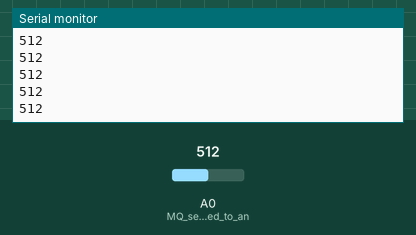
Bench run of a sketch on a simulated Arduino Uno, built with avr-gcc and run on an emulated ATmega328P. Shown: the last lines printed to the serial monitor. The inputs (shaded band) are chosen by the test bench; at power-on: A0 (MQ_sensor_connected_to_an) = 512.

Above: at 1.2 s.
1.3 s: A0 (MQ_sensor_connected_to_an) set to 716
At 1.56 s:
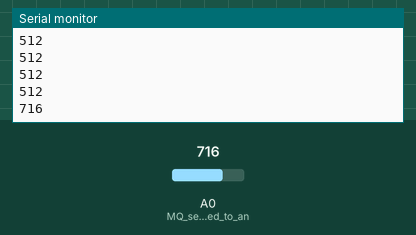
2.8 s: A0 (MQ_sensor_connected_to_an) set to 900
At 2.96 s:
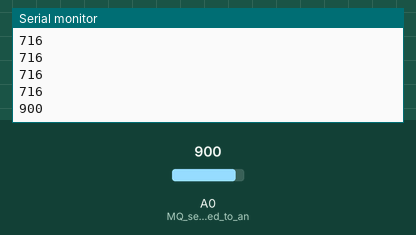
Timing chart, 0 to 5.8 s (numbered marks = the images above; inputs shaded):
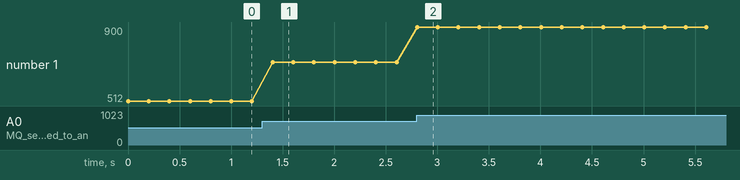

Measured:
- after the input at 1.3 s, the serial monitor: prints a new line after 0.10 s (image 1)
- after the input at 2.8 s, the serial monitor: prints a new line at once (image 2)
- plotted number 1: 512 → 716 after the input at 1.3 s, 716 → 900 after the input at 2.8 s

The sketch:

gas_detector.ino
```cpp
void setup() {
  Serial.begin(9600);       // Start serial at 9600 baud
  pinMode(A0, INPUT);       // MQ sensor connected to analog pin A0
}

void loop() {
  int gasValue = analogRead(A0);  // Read the sensor value
  Serial.println(gasValue);       // Send to serial
  delay(200);                     // Adjust sample rate (5Hz = 0.2s interval)
}
```
